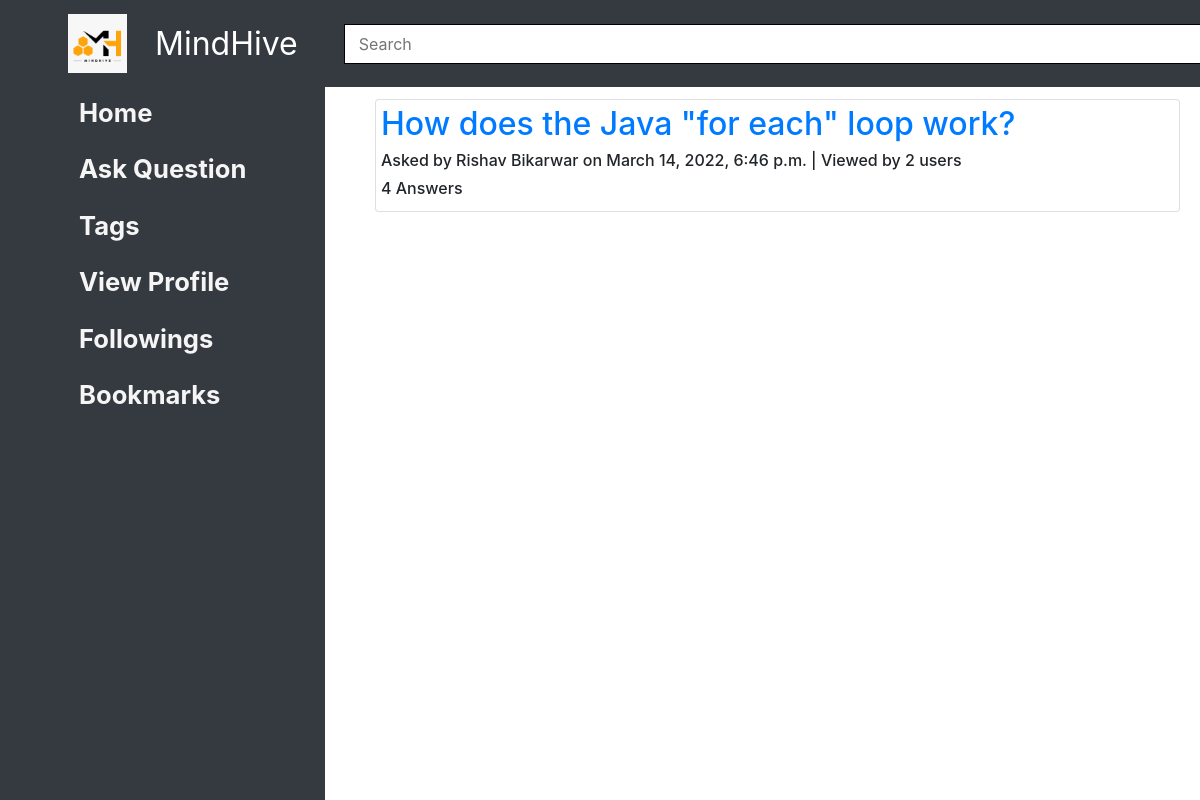
The page /home/following/ (signed in) on the database as committed earlier.
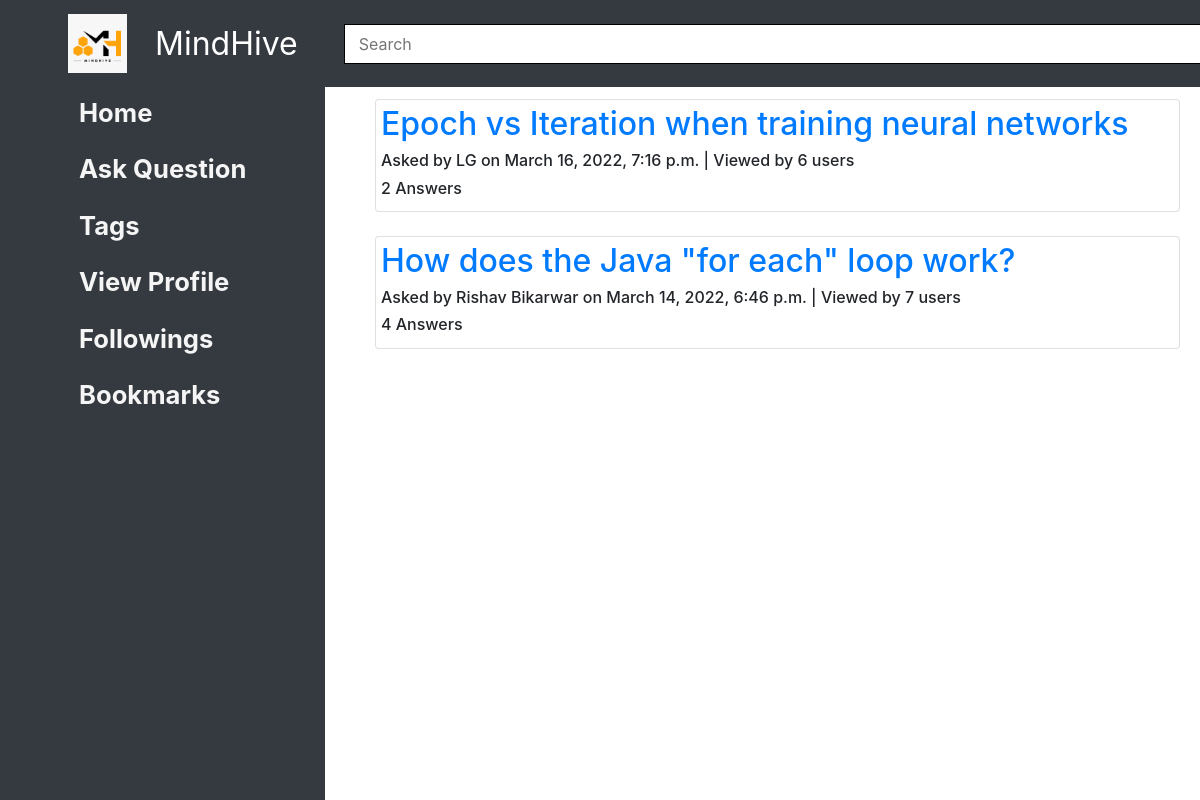
The same page on the database as committed later.
### questions/models.py (models this page shows, shortened)
class Question(Content):
    title = models.CharField(max_length=200)
    tags = models.ManyToManyField(to='tags.Tag', blank=True)
    viewedBy = models.ManyToManyField(to='users.User', related_name='viewedBy', blank=True)
    class Meta:
        ordering = ['-pub_date']

### home/models.py (models this page shows, shortened)
class Content(models.Model):
    text = RichTextField()
    author = models.ForeignKey(to='users.User', on_delete=models.SET_NULL, related_name='author', null=True)
    anonymous = models.BooleanField(default=False)
    pub_date = models.DateTimeField('date published', default=datetime.now())
    likedBy = models.ManyToManyField(to='users.User', related_name='likedBy', blank=True)
    dislikedBy = models.ManyToManyField(to='users.User', related_name='dislikedBy', blank=True)
    def get_author_name(self):
        if self.anonymous:
            return 'Anonymous User'
        else:
            return self.author.name

### users/models.py (models this page shows, shortened)
class User(AbstractUser):
    username = models.CharField(max_length=20,blank=False)
    email = models.EmailField(
        verbose_name='email address',
        max_length=255,
        unique=True,
        blank=False,
    )
    name = models.CharField(max_length=20, blank=True, null=True)
    roll_no=models.CharField(max_length=8, blank=True, null=True)
    profile_image = models.ImageField(upload_to='profile_image', default='default.jpg')
    blocked = models.BooleanField(default=False)
    followingQuestions = models.ManyToManyField(to='questions.Question', related_name='users_following', blank=True)
    bookmarkQuestions = models.ManyToManyField(to='questions.Question', related_name='users_bookmarked', blank=True)
    favouriteTags = models.ManyToManyField(to='tags.Tag', blank=True)
    notifications = models.ManyToManyField(to='notifications.Notification', blank=True)
    objects = UserInfoManager()
    USERNAME_FIELD = 'email'
    REQUIRED_FIELDS = ['username' ]

### home/views.py (the view)
# urls.py: path('following/', views.folView, name='following'),
def folView(request):
    user = User.objects.filter(id = request.user.id).values_list('followingQuestions')
    folQuestions = Question.objects.filter(id__in = user).distinct()
    return render(request, 'home/follow_questions.html', {'questions':folQuestions})

### home/templates/home/follow_questions.html
{% extends 'base.html' %}
{%block insert_content%}
<section>
  <div class="container">
    {% if questions %}
    {%for ques in questions%}
    <div class="card" style="padding:5px">
      <a href="{% url 'questions:view_question' question_id=ques.id %}">
        <h2>{{ques.title}}</h2>
      </a>
      <h6>Asked by {{ques.get_author_name}} on {{ques.pub_date}}
        | Viewed by {{ques.viewedBy.all.count}} users
      </h6>
      <h6>{{ques.answer_set.all.count}} Answers</h6>
    </div>
    <br />
    {%endfor%}
    {% else %}
    <h2>You haven't followed any question.</h2>
    {% endif %}
  </div>
</section>
{%endblock%}

Rows that differ between the two databases and show on the page:
added Question: title "Epoch vs Iteration when training neural networks", get_author_name "LG", pub_date "March 16, 2022, 7:16 p.m.", viewedBy.all.count "6", answer_set.all.count "2"
computed for Question "How does the Java \"for each\" loop work?": viewedBy.all.count "2" → "7"
